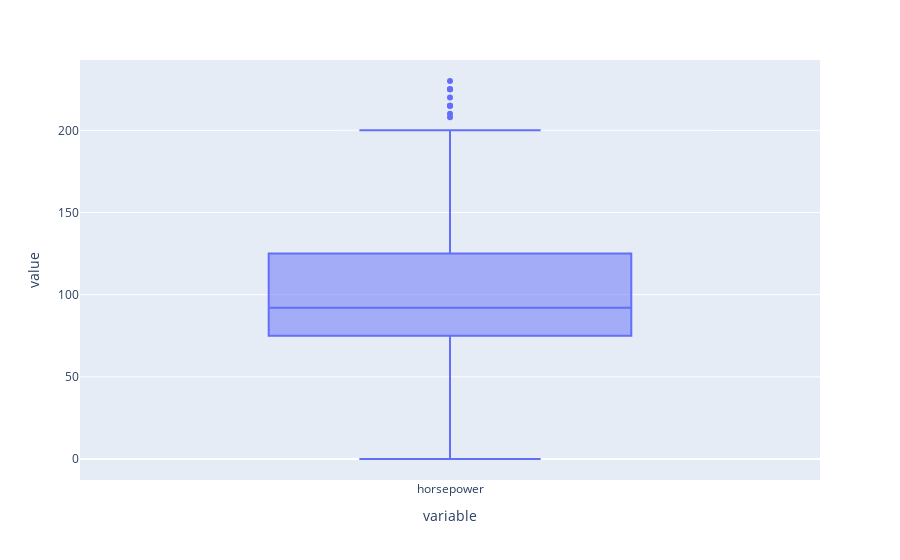

The code cell stored with this chart in its notebook:
### Markdown cell above
Another way to see this is with a boxplot.
Copy the code above, but change `histogram` to `box`.

### Code cell
px.box(dataframe['horsepower'])

#<xml xmlns="https://developers.google.com/blockly/xml"><variables><variable id="zZmWV$gHDceKnNTL0qJD">px</variable><variable id="/z]X|sEpLfH7ip{3^4{[">dataframe</variable></variables><block type="varDoMethod" id=";3XBa2S8*(1iI?altE[v" x="-115" y="207"><mutation items="1"></mutation><field name="VAR" id="zZmWV$gHDceKnNTL0qJD">px</field><field name="MEMBER">box</field><data>px:box</data><value name="ADD0"><block type="indexer" id="ZQGGecy}9v^qC^zH#438"><field name="VAR" id="/z]X|sEpLfH7ip{3^4{[">dataframe</field><value name="INDEX"><block type="text" id=":5!?d_2r8:.l]OVh|M|M"><field name="TEXT">horsepower</field></block></value></block></value></block></xml>

### Figure 1 — Plotly figure (JSON) as saved in the notebook; plotly's stock layout.template omitted (floating-point values rounded to 4 significant figures; data arrays with more than 128 entries replaced by an {"elided": "..."} marker saying what was removed)
{"data": [{"alignmentgroup": "True", "hovertemplate": "variable=%{x}<br>value=%{y}<extra></extra>", "legendgroup": "", "marker": {"color": "#636efa"}, "name": "", "notched": false, "offsetgroup": "", "orientation": "v", "showlegend": false, "type": "box", "x": {"elided": "398 str values"}, "x0": " ", "xaxis": "x", "y": {"elided": "398 int values"}, "y0": " ", "yaxis": "y"}], "layout": {"boxmode": "group", "legend": {"tracegroupgap": 0}, "margin": {"t": 60}, "xaxis": {"anchor": "y", "domain": [0, 1], "title": {"text": "variable"}}, "yaxis": {"anchor": "x", "domain": [0, 1], "title": {"text": "value"}}}}
